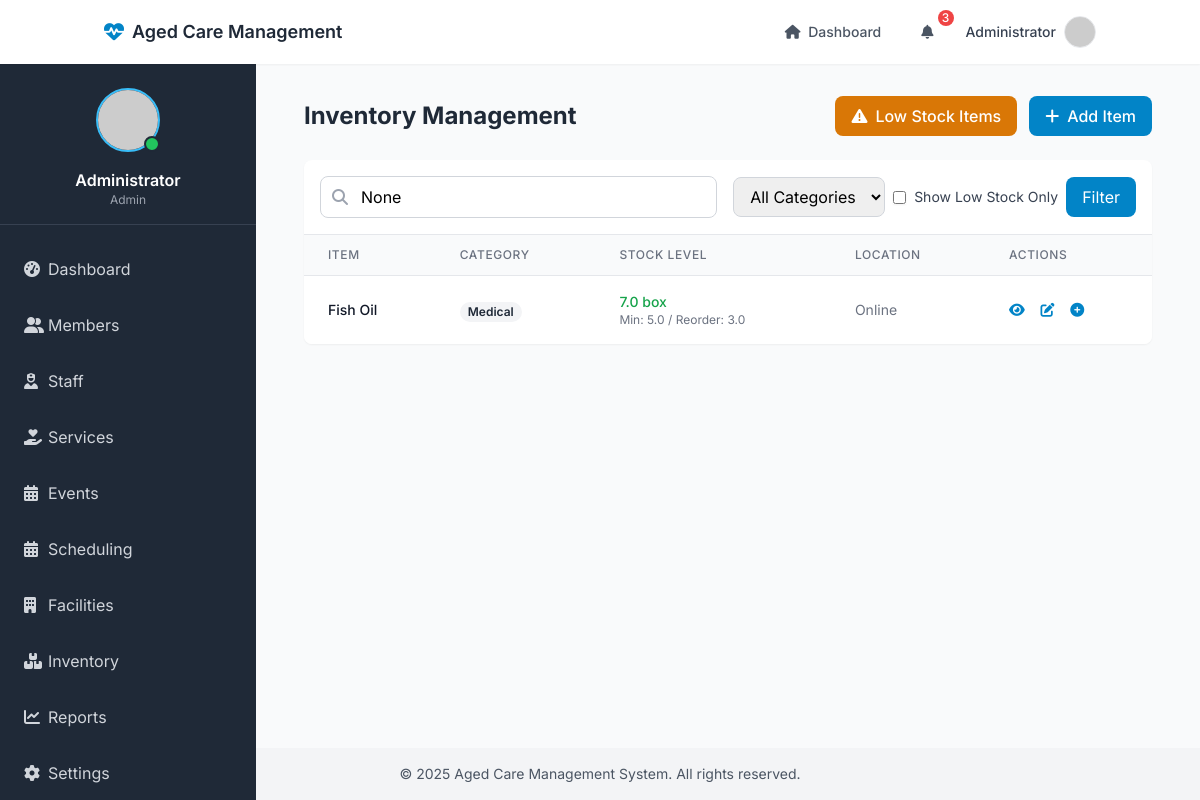
The page /inventory/ (signed in) on the database its author committed.
### models/user.py (models this page shows, shortened)
class User(UserMixin, db.Model):
    __tablename__ = 'users'
    id = db.Column(db.Integer, primary_key=True)
    name = db.Column(db.String(100), nullable=False)
    email = db.Column(db.String(100), unique=True, nullable=False)
    password_hash = db.Column(db.String(200), nullable=False)
    role = db.Column(db.String(20), default='staff')  # admin, staff, family
    is_active = db.Column(db.Boolean, default=True)
    created_at = db.Column(db.DateTime, default=datetime.utcnow)
    last_login = db.Column(db.DateTime)
    @property
    def password(self):
        raise AttributeError('password is not a readable attribute')

### models/inventory.py (models this page shows, shortened)
class InventoryItem(db.Model):
    id = db.Column(db.Integer, primary_key=True)
    name = db.Column(db.String(100), nullable=False)
    category = db.Column(db.String(50))  # medical, food, cleaning, equipment
    description = db.Column(db.Text)
    unit = db.Column(db.String(20))  # box, pack, item, kg
    current_quantity = db.Column(db.Float, default=0)
    minimum_quantity = db.Column(db.Float, default=0)
    reorder_level = db.Column(db.Float)
    cost_per_unit = db.Column(db.Float)
    supplier = db.Column(db.String(100))
    supplier_contact = db.Column(db.String(100))
    location = db.Column(db.String(100))
    pills_per_unit = db.Column(db.Integer)  # Number of pills per box/pack
    dosage_form = db.Column(db.String(50))  # tablet, capsule, liquid
    strength = db.Column(db.String(50))  # e.g., 500mg, 10ml
    manufacturer = db.Column(db.String(100))
    expiry_date = db.Column(db.Date)
    created_at = db.Column(db.DateTime, default=datetime.utcnow)
    updated_at = db.Column(db.DateTime, default=datetime.utcnow, onupdate=datetime.utcnow)
    inventory_logs = db.relationship('InventoryLog', backref='item', lazy=True)

### routes/inventory.py (the view)
@inventory_routes.route('/')
@login_required
def index():
    category = request.args.get('category')
    low_stock = request.args.get('low_stock')
    search = request.args.get('search')
    query = InventoryItem.query
    if category:
        query = query.filter_by(category=category)
    if low_stock:
        query = query.filter(InventoryItem.current_quantity <= InventoryItem.reorder_level)
    if search:
        query = query.filter(InventoryItem.name.ilike(f'%{search}%'))
    inventory_items = query.all()
    categories = db.session.query(InventoryItem.category).distinct().all()
    categories = [c[0] for c in categories]
    return render_template('inventory/index.html',
                          inventory_items=inventory_items,
                          categories=categories,
                          selected_category=category,
                          low_stock=low_stock,
                          search=search)

### templates/inventory/index.html (shortened to what this page needs)
{% extends "base.html" %}
{% block content %}
<div class="container mx-auto px-4">
    <div class="flex justify-between items-center mb-6">
        <h1 class="text-2xl font-bold text-gray-800">Inventory Management</h1>
        <div class="flex space-x-3">
            <a href="{{ url_for('inventory.low_stock') }}"
               class="bg-warning-600 hover:bg-warning-700 text-white font-medium py-2 px-4 rounded-lg inline-flex items-center">
                <i class="fas fa-exclamation-triangle mr-2"></i>
                Low Stock Items
            </a>
            <a href="{{ url_for('inventory.create') }}"
               class="bg-primary-600 hover:bg-primary-700 text-white font-medium py-2 px-4 rounded-lg inline-flex items-center">
                <i class="fas fa-plus mr-2"></i>
                Add Item
            </a>
        </div>
    </div>
    <div class="bg-white rounded-lg shadow-sm overflow-hidden">
        <div class="p-4 border-b border-gray-200">
            <form method="GET" class="space-y-4">
                <div class="flex flex-col md:flex-row md:items-center md:justify-between gap-4">
                    <div class="flex-1">
                        <div class="relative">
                            <input type="text"
                                   name="search"
                                   value="{{ search }}"
                                   placeholder="Search items..."
                                   class="w-full pl-10 pr-4 py-2 border border-gray-300 rounded-lg focus:outline-none focus:ring-2 focus:ring-primary-500 focus:border-primary-500">
                            <div class="absolute inset-y-0 left-0 pl-3 flex items-center pointer-events-none">
                            </div>
                        </div>
                    </div>
                    <div class="flex gap-2">
                        <select name="category"
                                class="border border-gray-300 rounded-lg px-3 py-2 focus:outline-none focus:ring-2 focus:ring-primary-500 focus:border-primary-500">
                            <option value="">All Categories</option>
                        </select>
                        <label class="inline-flex items-center">
                            <input type="checkbox"
                                   name="low_stock"
                                   value="1"
                                   class="rounded border-gray-300 text-primary-600 shadow-sm focus:border-primary-500 focus:ring-primary-500">
                            <span class="ml-2 text-sm text-gray-700">Show Low Stock Only</span>
                        </label>
                        <button type="submit"
                                class="bg-primary-600 text-white px-4 py-2 rounded-lg hover:bg-primary-700 focus:outline-none focus:ring-2 focus:ring-primary-500 focus:ring-offset-2">
                            Filter
                        </button>
                    </div>
                </div>
            </form>
        </div>
        <div class="overflow-x-auto">
            <table class="min-w-full divide-y divide-gray-200">
                <thead class="bg-gray-50">
                    <tr>
                        <th class="px-6 py-3 text-left text-xs font-medium text-gray-500 uppercase tracking-wider">Item</th>
                        <th class="px-6 py-3 text-left text-xs font-medium text-gray-500 uppercase tracking-wider">Category</th>
                        <th class="px-6 py-3 text-left text-xs font-medium text-gray-500 uppercase tracking-wider">Stock Level</th>
                        <th class="px-6 py-3 text-left text-xs font-medium text-gray-500 uppercase tracking-wider">Location</th>
                        <th class="px-6 py-3 text-left text-xs font-medium text-gray-500 uppercase tracking-wider">Actions</th>
                    </tr>
                </thead>
                <tbody class="bg-white divide-y divide-gray-200">
                    {% for item in inventory_items %}
                    <tr>
                        <td class="px-6 py-4 whitespace-nowrap">
                            <div class="text-sm font-medium text-gray-900">{{ item.name }}</div>
                        </td>
                        <td class="px-6 py-4 whitespace-nowrap">
                            <span class="px-2 inline-flex text-xs leading-5 font-semibold rounded-full bg-gray-100 text-gray-800">
                                {{ item.category|title }}
                            </span>
                        </td>
                        <td class="px-6 py-4 whitespace-nowrap">
                            <div class="flex items-center">
                                <div class="text-sm font-medium
                                           {% if item.current_quantity <= item.minimum_quantity %}text-red-600
                                           {% elif item.current_quantity <= item.reorder_level %}text-yellow-600
                                           {% else %}text-green-600{% endif %}">
                                    {{ item.current_quantity }} {{ item.unit }}
                                </div>
                            </div>
                            <div class="text-xs text-gray-500">
                                Min: {{ item.minimum_quantity }} / Reorder: {{ item.reorder_level }}
                            </div>
                        </td>
                        <td class="px-6 py-4 whitespace-nowrap text-sm text-gray-500">
                            {{ item.location or 'Not specified' }}
                        </td>
                        <td class="px-6 py-4 whitespace-nowrap text-sm font-medium">
                            <a href="{{ url_for('inventory.view', id=item.id) }}"
                               class="text-primary-600 hover:text-primary-900 mr-3">
                                <i class="fas fa-eye"></i>
                            </a>
                            <a href="{{ url_for('inventory.edit', id=item.id) }}"
                               class="text-primary-600 hover:text-primary-900 mr-3">
                                <i class="fas fa-edit"></i>
                            </a>
                            <a href="{{ url_for('inventory.add_log', id=item.id) }}"
                               class="text-primary-600 hover:text-primary-900">
                                <i class="fas fa-plus-circle"></i>
                            </a>
                        </td>
                    </tr>
                    {% endfor %}
                </tbody>
            </table>
        </div>
    </div>
</div>
{% endblock %}

### templates/includes/navbar.html (shortened to what this page needs)
<nav class="bg-white shadow-sm">
    <div class="container mx-auto px-4">
        <div class="flex justify-between h-16">
            <div class="flex items-center">
                <a href="{{ url_for('dashboard.index') }}" class="flex items-center">
                    <i class="fas fa-heart-pulse text-xl text-primary-600 mr-2"></i>
                    <span class="text-gray-800 font-semibold text-lg">Aged Care Management</span>
                </a>
            </div>
            <div class="flex items-center">
                <div class="hidden md:flex items-center space-x-4">
                    <a href="{{ url_for('dashboard.index') }}" class="text-gray-600 hover:text-primary-600 px-3 py-2 rounded-md text-sm font-medium">
                        <i class="fas fa-home mr-1"></i> Dashboard
                    </a>
                    <div class="relative" x-data="{ open: false }">
                        <button @click="open = !open" class="text-gray-600 hover:text-primary-600 px-3 py-2 rounded-md text-sm font-medium focus:outline-none">
                            <i class="fas fa-bell mr-1"></i>
                            <span class="absolute -top-1 -right-1 bg-red-500 text-white text-xs w-4 h-4 rounded-full flex items-center justify-center">3</span>
                        </button>
                    </div>
                </div>
                <div class="ml-4 relative" x-data="{ open: false }">
                    <div>
                        <button @click="open = !open" class="flex items-center text-sm font-medium text-gray-700 hover:text-primary-600 focus:outline-none focus:ring-2 focus:ring-offset-2 focus:ring-primary-500" id="user-menu" aria-haspopup="true">
                            <span class="mr-2">{{ current_user.name }}</span>
                            <img class="h-8 w-8 rounded-full border border-gray-200" src="https://ui-avatars.com/api/?name={{ current_user.name }}&background=random" alt="User avatar">
                        </button>
                    </div>
                </div>
            </div>
        </div>
    </div>
</nav>

### templates/includes/sidebar.html (shortened to what this page needs)
<div id="sidebar" class="hidden md:flex flex-col w-64 bg-gray-800 text-white h-full overflow-hidden">
    <div class="p-4 border-b border-gray-700">
        <div class="flex items-center justify-center py-2">
            <div class="relative">
                <img class="h-16 w-16 rounded-full border-2 border-primary-400" src="https://ui-avatars.com/api/?name={{ current_user.name }}&background=0D8ABC&color=fff" alt="User avatar">
                <span class="absolute bottom-0 right-0 h-4 w-4 bg-green-500 rounded-full border-2 border-gray-800"></span>
            </div>
        </div>
        <div class="text-center mt-2">
            <h2 class="font-semibold">{{ current_user.name }}</h2>
            <p class="text-xs text-gray-400">{{ current_user.role|capitalize }}</p>
        </div>
    </div>
    <div class="py-4 flex-1">
        <ul>
            <li class="px-4 py-2">
                <a href="{{ url_for('dashboard.index') }}" class="flex items-center text-gray-300 hover:text-white hover:bg-gray-700 px-2 py-2 rounded-md transition duration-150">
                    <i class="fas fa-tachometer-alt w-6"></i>
                    <span>Dashboard</span>
                </a>
            </li>
            <li class="px-4 py-2">
                <a href="{{ url_for('members.index') }}" class="flex items-center text-gray-300 hover:text-white hover:bg-gray-700 px-2 py-2 rounded-md transition duration-150">
                    <i class="fas fa-user-group w-6"></i>
                    <span>Members</span>
                </a>
            </li>
            <li class="px-4 py-2">
                <a href="{{ url_for('staff.index') }}" class="flex items-center text-gray-300 hover:text-white hover:bg-gray-700 px-2 py-2 rounded-md transition duration-150">
                    <i class="fas fa-user-nurse w-6"></i>
                    <span>Staff</span>
                </a>
            </li>
            <li class="px-4 py-2">
                <a href="{{ url_for('services.index') }}" class="flex items-center text-gray-300 hover:text-white hover:bg-gray-700 px-2 py-2 rounded-md transition duration-150">
                    <i class="fas fa-hand-holding-heart w-6"></i>
                    <span>Services</span>
                </a>
            </li>
            <li class="px-4 py-2">
                <a href="{{ url_for('events.index') }}" class="flex items-center text-gray-300 hover:text-white hover:bg-gray-700 px-2 py-2 rounded-md transition duration-150">
                    <i class="fas fa-calendar-days w-6"></i>
                    <span>Events</span>
                </a>
            </li>
            <li class="px-4 py-2">
                <a href="{{ url_for('scheduling.index') }}" class="flex items-center text-gray-300 hover:text-white hover:bg-gray-700 px-2 py-2 rounded-md transition duration-150">
                    <i class="fas fa-calendar-alt w-6"></i>
                    <span>Scheduling</span>
                </a>
            </li>
            <li class="px-4 py-2">
                <a href="{{ url_for('facilities.index') }}" class="flex items-center text-gray-300 hover:text-white hover:bg-gray-700 px-2 py-2 rounded-md transition duration-150">
                    <i class="fas fa-building w-6"></i>
                    <span>Facilities</span>
                </a>
            </li>
            <li class="px-4 py-2">
                <a href="{{ url_for('inventory.index') }}" class="flex items-center text-gray-300 hover:text-white hover:bg-gray-700 px-2 py-2 rounded-md transition duration-150">
                    <i class="fas fa-boxes-stacked w-6"></i>
                    <span>Inventory</span>
                </a>
            </li>
            {% if current_user.role == 'admin' %}
            <li class="px-4 py-2">
                <a href="#" class="flex items-center text-gray-300 hover:text-white hover:bg-gray-700 px-2 py-2 rounded-md transition duration-150">
                    <i class="fas fa-chart-line w-6"></i>
                    <span>Reports</span>
                </a>
            </li>
            <li class="px-4 py-2">
                <a href="#" class="flex items-center text-gray-300 hover:text-white hover:bg-gray-700 px-2 py-2 rounded-md transition duration-150">
                    <i class="fas fa-cog w-6"></i>
                    <span>Settings</span>
                </a>
            </li>
            {% endif %}
        </ul>
    </div>
</div>

### templates/base.html (style rules this page uses)
html { scroll-behavior: smooth; }

### rows shown on the page
User: name "Administrator", role "Admin"
InventoryItem: name "Fish Oil", category "Medical", current_quantity "7.0", unit "box", minimum_quantity "5.0", reorder_level "3.0", location "Online"
